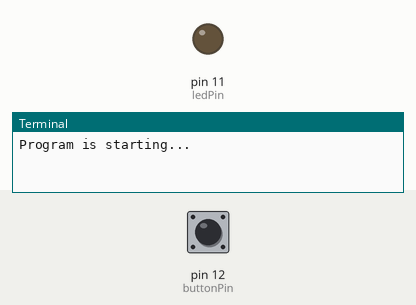
This program was run on a simulated Raspberry Pi (header pin numbers). On the bench: output pins drawn as LEDs (lit = HIGH), the last lines printed to the terminal. The inputs (shaded band) are chosen by the test bench; at power-on: pin 12 (buttonPin) HIGH.

Above: at 1.2 s.
1.3 s: pin 12 (buttonPin) pulled LOW for 0.15 s
At 1.7 s:
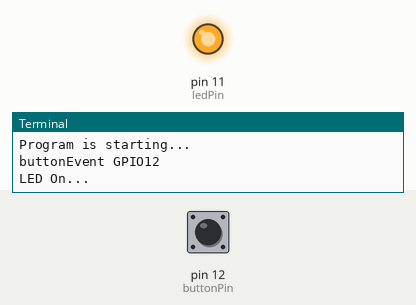
2.9 s: pin 12 (buttonPin) pulled LOW for 1 s
At 4.2 s:
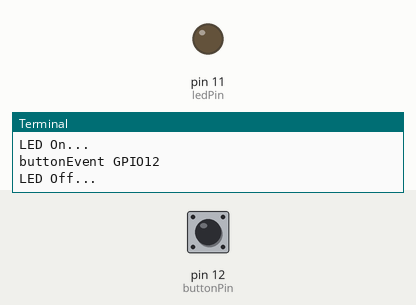
5.4 s: pin 12 (buttonPin) pulled LOW for 3.2 s
At 6.1 s:
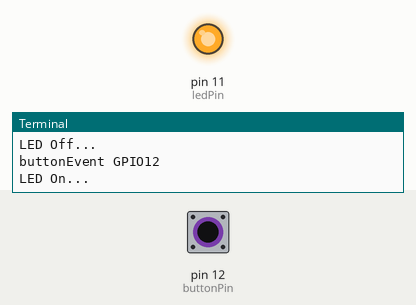
Timing chart, 0 to 8.4 s (numbered marks = the images above; inputs shaded):
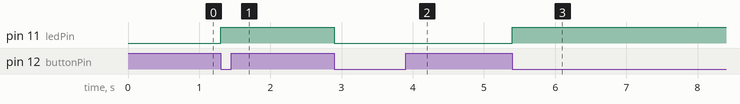

The program:

tablelamp.py
```python
#################################
#		  Table Lamp			#
#################################
#								#
#@Author: Aaron Earl			#
#								#
# Tutorial from Freenove RPi	#
# tutorials						#
#								#
# Task: Make a lamp from an		#
# LED and a button				#
#################################

import RPi.GPIO as GPIO

ledPin = 11		# Pins are physical locations
buttonPin = 12
ledState = False

def setup():

	print("Program is starting...")
	GPIO.setmode(GPIO.BOARD)			# Numbers GPIOs by physical location
	GPIO.setup(ledPin, GPIO.OUT)		# Set ledPin's mode to OUTPUT
	GPIO.setup(buttonPin, GPIO.IN, pull_up_down=GPIO.PUD_UP)	# Set button pin's mode to input, and pull up to high

def buttonEvent(channel): # When button is pressed, tis function will be executed

	global ledState
	print("buttonEvent GPIO%d" %channel)
	ledState = not ledState
	if ledState: #IE if ledState is 1 or HIGH
		print("LED On...")
	else:
		print("LED Off...")
	GPIO.output(ledPin, ledState)

def loop():
	#Button detect
	GPIO.add_event_detect(buttonPin, GPIO.FALLING, callback = buttonEvent, bouncetime=300)
	while True:
		pass

def destroy():

	GPIO.output(ledPin, GPIO.LOW)	# Turn off LED
	GPIO.cleanup()					# Release resources

if __name__ == "__main__": # Program starting point
	setup()
	try:
		loop()
	except KeyboardInterrupt: # Ctrl-C pressed, subroutine destory() will be executed
		destroy()
```

Measured:
- after the input at 1.3 s, pin 11 (ledPin): LOW → HIGH at once
- after the input at 2.9 s, pin 11 (ledPin): HIGH → LOW at once
- after the input at 5.4 s, pin 11 (ledPin): LOW → HIGH at once
